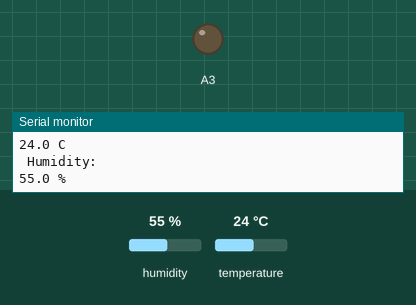
Recording of a sketch running on a simulated Arduino Uno, built with avr-gcc and run on an emulated ATmega328P. Shown: output pins drawn as LEDs (lit = HIGH), the last lines printed to the serial monitor. Inputs (shaded band) come from the test bench; at power-on: humidity 55 %, temperature 24 °C.

Above: at 5.8 s.
5.9 s: humidity set to 64 %
11.9 s: humidity set to 67 %
At 15.7 s:
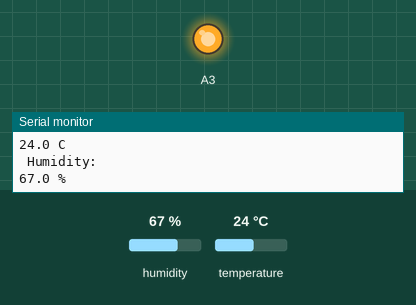
17.9 s: humidity set to 22 %
At 21.0 s:
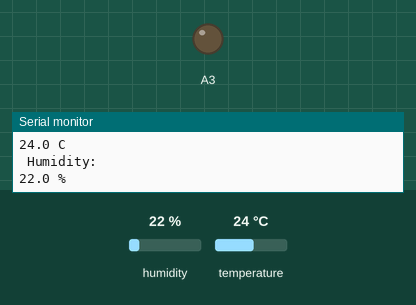
23.9 s: humidity set to 68 %
At 26.3 s:
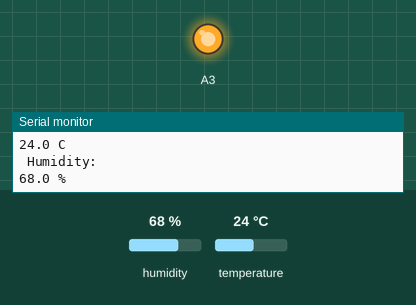
Timing chart, 0 to 27.8 s (numbered marks = the images above; inputs shaded):
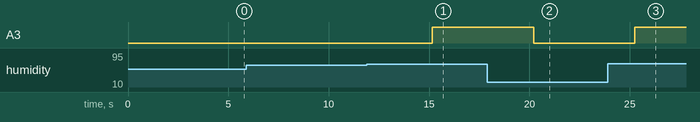

Measured:
- the behaviour switches between 65 and 66 % on humidity (found by bisection; images 0 and 1)
- after the input at 11.9 s, A3: LOW → HIGH after 3.3 s
- after the input at 17.9 s, A3: HIGH → LOW after 2.3 s
- after the input at 23.9 s, A3: LOW → HIGH after 1.3 s

The sketch:

Lueftungssteuerung.ino.ino
```cpp
#include <Wire.h>
#include <SparkFunHTU21D.h>

HTU21D myHumidity;

void setup() {
Serial.begin(9600);
Serial.println("HTU21D TEST");
pinMode(A3,OUTPUT);

myHumidity.begin();
}

void loop() {
float humd = myHumidity.readHumidity();
  float temp = myHumidity.readTemperature();

  Serial.println("Time:");
  Serial.println(millis());
  Serial.println(" Temperature:");
  Serial.print(temp, 1);
  Serial.println(" C");
  Serial.println(" Humidity:");
  Serial.print(humd, 1);
  Serial.println(" %");

  if (humd > 65){
    digitalWrite(A3,HIGH);
  }
  else{
    digitalWrite(A3,LOW);
  }

  Serial.println();
  delay(5000);
}
```
